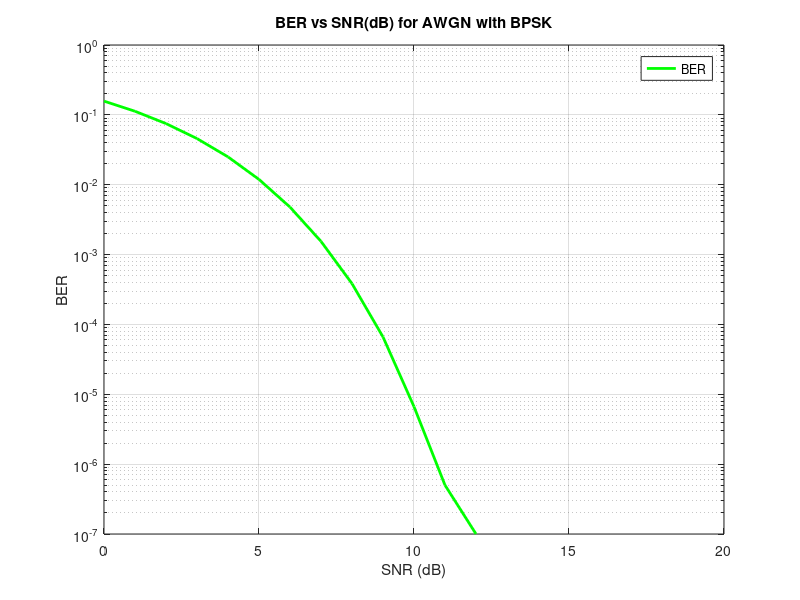

The MATLAB script that drew this image: (Note: this script raises an error after producing the figure.)
close all;
clear;
clc;
blockLength = 1000;
nBlocks = 20000;
SNRdB = 0:1:15;
SNR = 10.^(SNRdB/10);
No = 1;
BER = zeros(1,16); %Initialize BER Array
BER_QAM = zeros(1,16); %Initialize BER Array

for blk = 1:nBlocks
    randvaluesI = randn(1,blockLength) ;
    randvaluesQ = randn(1,blockLength) ;   % Generate random bits of length equal to block length
    BitsI = randvaluesI > 0;
    BitsQ = randvaluesQ > 0;
    Sym =   (2*BitsI - 1) + j*(2*BitsQ-1); %Generate BPSK symbols, map bit 1 -> +1 and bit 0 -> -1
    noise = sqrt(No/2)*(randn(1,blockLength) +1j*(randn(1,blockLength))); %Generate noise

    for K = 1:length(SNRdB)
        TxSym = sqrt(SNR(K))*Sym;  % Transmit the symbols, adjust the amplitude of the symbols
        RxSym = TxSym + noise;
        DecBitsI = real(RxSym) > 0;
        DecBitsQ = imag(RxSym) > 0;

        BER(K) = BER(K) + sum(DecBitsI ~= BitsI) + sum(DecBitsQ ~= BitsQ);
    end
end

BER = (BER/blockLength)/nBlocks; %Average BER
semilogy(SNRdB,BER,'g','linewidth',2.0,'MarkerSize',9.0);
grid on;
legend('BER');
xlabel('SNR (dB)');
ylabel('BER');
title('BER vs SNR(dB) for AWGN with BPSK')


M = 16;
modulation = @(x) qammod(x,M,'InputType','bit','UnitAveragePower',true);
demodulation = @(x) qamdemod(x,M, 'OutputType','bit','UnitAveragePower',true);

for K = 1:length(SNRdB)
    snr = SNRdB(K);
    snrLinear = 10^(snr/10);
    errorCount = 0;

    for blk = 1:nBlocks
        Bits = randi([0,1],blocklength,1);
        TxSymbols = modulation(Bits);
        noiseStdDev=(1/(2*snrLinear));
        noise = noiseStdDev*(randn(size(TxSymbols)) + 1i*randn(size(TxSymbols)));
        RxSymbols = TxSymbols + noise;

        DecBits = demodulation(RxSymbols);
        errorCount = errorCount + sum(Bits ~= DecBits);
    end

    BER_QAM(K) = errorCount/ (blockLength*nBlocks);
end
figure;

